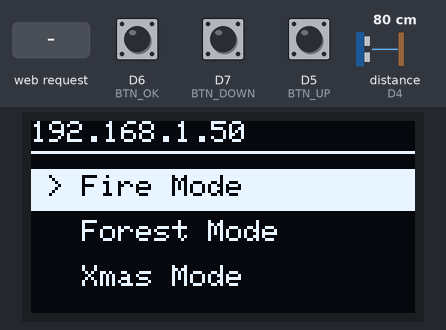
Recording of a sketch running on a simulated ESP8266 (NodeMCU). Parts: 128×64 one-colour display. Wiring (inferred from the names in the program): ultrasonic range finder: trigger D3; echo D4. The test bench sets the inputs (shaded band); at power-on: D6 (BTN_OK) HIGH, D7 (BTN_DOWN) HIGH, D5 (BTN_UP) HIGH, distance to the obstacle (sensor on D4) 80 cm. The echo pulse lasts 58.3 µs per cm; WiFi joins after 1.5 s; servers stay silent unless stated; what the sketch prints to the serial monitor is not drawn.

Above: at 2.7 s.
2.8 s: D6 (BTN_OK) pulled LOW for 1 s
At 3.2 s:
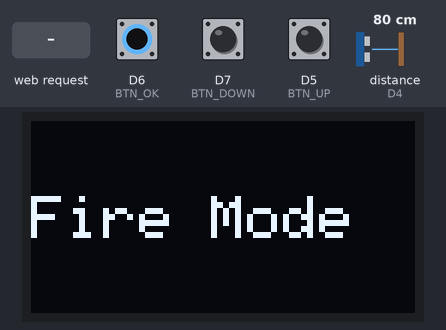
5.4 s: HTTP request GET /forest received
At 5.8 s:
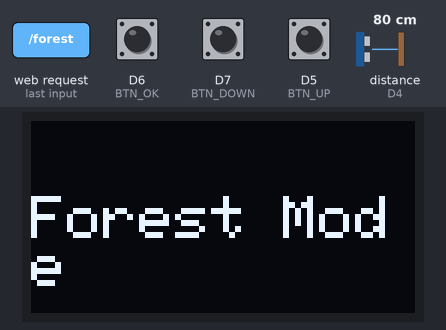
7.4 s: D7 (BTN_DOWN) pulled LOW for 1 s
At 8.6 s:
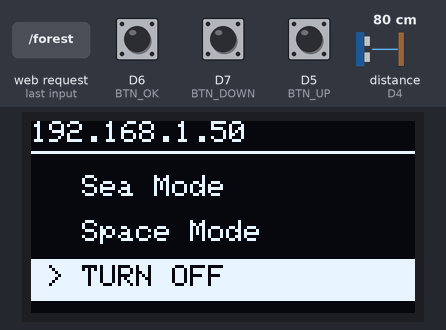
9.9 s: D6 (BTN_OK) pulled LOW for 0.15 s
At 10.3 s:
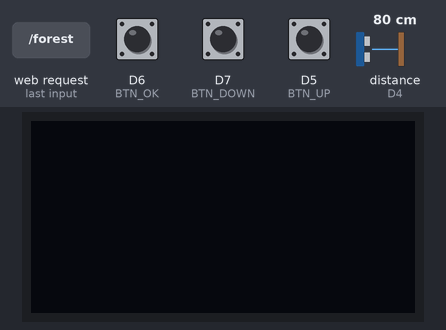
11.9 s: HTTP request GET /xmas received
13.9 s: HTTP request GET /sea received
Timing chart, 0 to 16.9 s (numbered marks = the images above; inputs shaded):
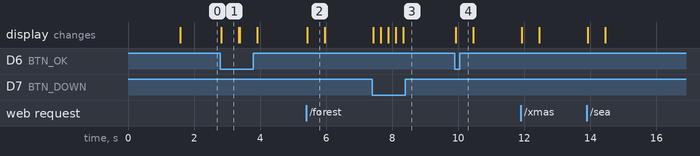

Measured:
- after the input at 2.8 s, the display: changes at once (image 1)
- after the input at 5.4 s, the display: changes at once (image 2)
- after the input at 7.4 s, the display: first changes at once (image 3 shows a later state)
- after the input at 9.9 s, the display: changes at once (image 4)
- what the display in image 1 shows lasts 0.6 s, from 2.8 s to 3.4 s

The sketch:

8266AiWebServerLast.ino
```cpp
#include <ESP8266WiFi.h>
#include <ESP8266WebServer.h>
#include <WiFiUdp.h>
#include <Wire.h>
#include <Adafruit_GFX.h>
#include <Adafruit_SSD1306.h>

const char* ssid = "WiFi_Name";
const char* password = "WiFi_Password";

//  ipconfig 🔴
const char* pcIP = "192.168.xx.xx";   //IP
unsigned int localPort = 4210;

WiFiUDP Udp;
ESP8266WebServer server(80);

#define SCREEN_WIDTH 128
#define SCREEN_HEIGHT 64
Adafruit_SSD1306 display(SCREEN_WIDTH, SCREEN_HEIGHT, &Wire, -1);

//
#define BTN_UP    D5
#define BTN_OK    D6
#define BTN_DOWN  D7

//Ultrasonic
#define TRIG_PIN  D3
#define ECHO_PIN  D4
long duration;
int distance;
bool personDetected = false;       //
unsigned long lastSonarTime = 0;   //

const char* menuItems[] = {
  "Fire Mode",
  "Forest Mode",
  "Xmas Mode",
  "Sea Mode",
  "Space Mode",
  "TURN OFF"
};
int menuIndex = 0;
int maxMenus = 6;
String currentMode = "OFF";

//
const char page[] PROGMEM = R"rawliteral(
<!DOCTYPE html>
<html>
<head>
  <meta name="viewport" content="width=device-width, initial-scale=1">
  <meta charset="UTF-8">
  <title>ESP8266 Lighting Control Pro</title>
  <style>
    * { margin: 0; padding: 0; box-sizing: border-box; }

    body {
      font-family: 'Segoe UI', Tahoma, Geneva, Verdana, sans-serif;
      background: linear-gradient(135deg, #1e3c72 0%, #2a5298 50%, #7e22ce 100%);
      min-height: 100vh;
      display: flex;
      justify-content: center;
      align-items: center;
      padding: 20px;
      overflow-x: hidden;
    }

    /* Animated background particles */
    .bg-animation {
      position: fixed;
      top: 0;
      left: 0;
      width: 100%;
      height: 100%;
      overflow: hidden;
      z-index: 0;
      pointer-events: none;
    }

    .particle {
      position: absolute;
      background: rgba(255, 255, 255, 0.3);
      border-radius: 50%;
      animation: float 15s infinite ease-in-out;
    }

    @keyframes float {
      0%, 100% { transform: translateY(0) translateX(0) scale(1); opacity: 0; }
      10% { opacity: 1; }
      90% { opacity: 1; }
      100% { transform: translateY(-100vh) translateX(50px) scale(0.5); opacity: 0; }
    }

    .container {
      position: relative;
      z-index: 1;
      background: rgba(255, 255, 255, 0.98);
      border-radius: 35px;
      padding: 45px 35px;
      box-shadow: 0 25px 70px rgba(0,0,0,0.4), 0 0 100px rgba(126, 34, 206, 0.3);
      max-width: 480px;
      width: 100%;
      animation: slideIn 0.6s cubic-bezier(0.68, -0.55, 0.265, 1.55);
      backdrop-filter: blur(10px);
    }

    @keyframes slideIn {
      from { opacity: 0; transform: translateY(50px) scale(0.9); }
      to { opacity: 1; transform: translateY(0) scale(1); }
    }

    .header {
      text-align: center;
      margin-bottom: 35px;
    }

    h1 {
      color: #1a202c;
      font-size: 32px;
      font-weight: 800;
      margin-bottom: 8px;
      background: linear-gradient(135deg, #667eea 0%, #764ba2 100%);
      -webkit-background-clip: text;
      -webkit-text-fill-color: transparent;
      background-clip: text;
    }

    .subtitle {
      color: #718096;
      font-size: 14px;
      font-weight: 500;
      letter-spacing: 0.5px;
    }

    .status-card {
      background: linear-gradient(135deg, #667eea 0%, #764ba2 100%);
      border-radius: 25px;
      padding: 25px;
      margin-bottom: 35px;
      text-align: center;
      color: white;
      box-shadow: 0 15px 35px rgba(102, 126, 234, 0.5);
      position: relative;
      overflow: hidden;
    }

    .status-card::before {
      content: '';
      position: absolute;
      top: -50%;
      left: -50%;
      width: 200%;
      height: 200%;
      background: linear-gradient(45deg, transparent, rgba(255,255,255,0.1), transparent);
      transform: rotate(45deg);
      animation: shine 3s infinite;
    }

    @keyframes shine {
      0% { transform: translateX(-100%) translateY(-100%) rotate(45deg); }
      100% { transform: translateX(100%) translateY(100%) rotate(45deg); }
    }

    .status-label {
      font-size: 13px;
      opacity: 0.95;
      text-transform: uppercase;
      letter-spacing: 2px;
      font-weight: 600;
      position: relative;
    }

    #currentMode {
      font-size: 28px;
      font-weight: 800;
      margin-top: 8px;
      animation: pulse 2.5s ease-in-out infinite;
      position: relative;
      text-shadow: 0 2px 10px rgba(0,0,0,0.2);
    }

    @keyframes pulse {
      0%, 100% { opacity: 1; transform: scale(1); }
      50% { opacity: 0.85; transform: scale(1.03); }
    }

    .button-grid {
      display: grid;
      gap: 18px;
    }

    button {
      position: relative;
      border: none;
      border-radius: 18px;
      padding: 22px;
      font-size: 19px;
      font-weight: 700;
      color: white;
      cursor: pointer;
      transition: all 0.4s cubic-bezier(0.175, 0.885, 0.32, 1.275);
      overflow: hidden;
      box-shadow: 0 6px 20px rgba(0,0,0,0.25);
      transform-style: preserve-3d;
    }

    button::before {
      content: '';
      position: absolute;
      top: 50%;
      left: 50%;
      width: 0;
      height: 0;
      border-radius: 50%;
      background: rgba(255,255,255,0.4);
      transform: translate(-50%, -50%);
      transition: width 0.7s, height 0.7s;
    }

    button:active::before {
      width: 400px;
      height: 400px;
    }

    button:hover {
      transform: translateY(-5px) scale(1.02);
      box-shadow: 0 12px 35px rgba(0,0,0,0.35);
    }

    button:active {
      transform: translateY(-2px) scale(0.98);
    }

    .fire {
      background: linear-gradient(135deg, #ff6b6b 0%, #ee5a6f 50%, #ff4757 100%);
    }

    .fire:hover {
      background: linear-gradient(135deg, #ff8787 0%, #ff6b7a 50%, #ff5e6e 100%);
      box-shadow: 0 12px 35px rgba(238, 90, 111, 0.6);
    }

    .forest {
      background: linear-gradient(135deg, #56ab2f 0%, #7cb342 50%, #a8e063 100%);
    }

    .forest:hover {
      background: linear-gradient(135deg, #6bc03d 0%, #8fc653 50%, #b5e876 100%);
      box-shadow: 0 12px 35px rgba(124, 179, 66, 0.6);
    }

    .xmas {
      background: linear-gradient(135deg, #d31027 0%, #ea384d 25%, #45b649 75%, #2ecc71 100%);
      animation: xmasGlow 2.5s ease-in-out infinite;
    }

    @keyframes xmasGlow {
      0%, 100% {
        box-shadow: 0 6px 20px rgba(211, 16, 39, 0.6);
        filter: brightness(1);
      }
      50% {
        box-shadow: 0 6px 30px rgba(69, 182, 73, 0.8);
        filter: brightness(1.1);
      }
    }

    .sea {
      background: linear-gradient(135deg, #2980b9 0%, #3498db 50%, #5dade2 100%);
      position: relative;
    }

    .sea::after {
      content: '';
      position: absolute;
      top: 0;
      left: -100%;
      width: 100%;
      height: 100%;
      background: linear-gradient(90deg, transparent, rgba(255,255,255,0.3), transparent);
      animation: wave 2s infinite;
    }

    @keyframes wave {
      0% { left: -100%; }
      100% { left: 200%; }
    }

    .sea:hover {
      background: linear-gradient(135deg, #3498db 0%, #5dade2 50%, #85c1e9 100%);
      box-shadow: 0 12px 35px rgba(52, 152, 219, 0.6);
    }

    .space {
      background: linear-gradient(135deg, #0f2027 0%, #203a43 50%, #2c5364 100%);
      border: 2px solid rgba(255,255,255,0.3);
      position: relative;
      overflow: hidden;
    }

    .space::before {
      content: '✦';
      position: absolute;
      color: white;
      font-size: 12px;
      animation: twinkle 1.5s infinite;
      opacity: 0;
    }

    @keyframes twinkle {
      0%, 100% { opacity: 0; }
      50% { opacity: 1; }
    }

    .space:hover {
      background: linear-gradient(135deg, #203a43 0%, #2c5364 50%, #395a6b 100%);
      box-shadow: 0 12px 35px rgba(44, 83, 100, 0.6);
    }

    .off {
      background: linear-gradient(135deg, #434343 0%, #2c2c2c 50%, #000000 100%);
    }

    .off:hover {
      background: linear-gradient(135deg, #555555 0%, #3e3e3e 50%, #1a1a1a 100%);
      box-shadow: 0 12px 35px rgba(67, 67, 67, 0.6);
    }

    .icon {
      font-size: 32px;
      margin-right: 12px;
      display: inline-block;
      animation: bounce 2.5s ease-in-out infinite;
      filter: drop-shadow(0 2px 5px rgba(0,0,0,0.3));
    }

    @keyframes bounce {
      0%, 100% { transform: translateY(0); }
      50% { transform: translateY(-8px); }
    }

    button:hover .icon {
      animation: spin 0.6s ease-in-out;
    }

    @keyframes spin {
      from { transform: rotate(0deg) scale(1); }
      50% { transform: rotate(180deg) scale(1.2); }
      to { transform: rotate(360deg) scale(1); }
    }

    .loader {
      display: none;
      width: 24px;
      height: 24px;
      border: 4px solid rgba(102, 126, 234, 0.3);
      border-top-color: #667eea;
      border-radius: 50%;
      animation: spin-loader 0.8s linear infinite;
      margin: 15px auto 0;
    }

    @keyframes spin-loader {
      to { transform: rotate(360deg); }
    }

    .success-msg {
      background: linear-gradient(135deg, #48bb78 0%, #38a169 100%);
      color: white;
      padding: 18px;
      border-radius: 15px;
      margin-top: 25px;
      text-align: center;
      display: none;
      animation: slideUp 0.4s ease-out;
      box-shadow: 0 10px 25px rgba(72, 187, 120, 0.4);
      font-weight: 600;
    }

    @keyframes slideUp {
      from { opacity: 0; transform: translateY(20px); }
      to { opacity: 1; transform: translateY(0); }
    }

    .footer {
      text-align: center;
      margin-top: 35px;
      color: #a0aec0;
      font-size: 13px;
      font-weight: 500;
    }

    .footer span {
      display: inline-block;
      animation: fadeIn 2s ease-in;
    }

    @keyframes fadeIn {
      from { opacity: 0; }
      to { opacity: 1; }
    }
  </style>
</head>
<body>
  <div class="bg-animation">
    <div class="particle" style="width:8px;height:8px;left:10%;animation-delay:0s;"></div>
    <div class="particle" style="width:12px;height:12px;left:25%;animation-delay:2s;"></div>
    <div class="particle" style="width:6px;height:6px;left:40%;animation-delay:4s;"></div>
    <div class="particle" style="width:10px;height:10px;left:55%;animation-delay:1s;"></div>
    <div class="particle" style="width:8px;height:8px;left:70%;animation-delay:3s;"></div>
    <div class="particle" style="width:14px;height:14px;left:85%;animation-delay:5s;"></div>
  </div>

  <div class="container">
    <div class="header">
      <h1>🎮 ESP Lighting Control</h1>
      <p class="subtitle">Professional Edition v2.0</p>
    </div>

    <div class="status-card">
      <div class="status-label">Current Mode</div>
      <div id="currentMode">Loading...</div>
    </div>

    <div class="button-grid">
      <button class="fire" onclick="sendCommand('fire', 'FIRE', '🔥 Fire Mode')">
        <span class="icon">🔥</span>Fire Mode
      </button>

      <button class="forest" onclick="sendCommand('forest', 'FOREST', '🌲 Forest Mode')">
        <span class="icon">🌲</span>Forest Mode
      </button>

      <button class="xmas" onclick="sendCommand('xmas', 'XMAS', '🎄 Xmas Mode')">
        <span class="icon">🎄</span>Xmas Mode
      </button>

      <button class="sea" onclick="sendCommand('sea', 'SEA', '🌊 Sea Mode')">
        <span class="icon">🌊</span>Sea Mode
      </button>

      <button class="space" onclick="sendCommand('space', 'SPACE', '🌌 Space Mode')">
        <span class="icon">🌌</span>Space Mode
      </button>

      <button class="off" onclick="sendCommand('off', 'OFF', '⚫ OFF')">
        <span class="icon">⚫</span>TURN OFF
      </button>
    </div>

    <div class="loader" id="loader"></div>
    <div class="success-msg" id="successMsg">✓ Command Sent Successfully!</div>

    <div class="footer">
      <span>⚡ Designed by Eng.Ahmed</span>
    </div>
  </div>

  <script>
    function updateStatus() {
      fetch('/status')
        .then(r => r.text())
        .then(mode => {
          document.getElementById('currentMode').textContent = mode;
        })
        .catch(() => {
          document.getElementById('currentMode').textContent = 'Connection Error';
        });
    }

    function sendCommand(endpoint, cmd, displayName) {
      const loader = document.getElementById('loader');
      const successMsg = document.getElementById('successMsg');

      loader.style.display = 'block';

      fetch('/' + endpoint)
        .then(response => {
          if(response.ok) {
            loader.style.display = 'none';
            document.getElementById('currentMode').textContent = displayName;

            successMsg.style.display = 'block';
            setTimeout(() => {
              successMsg.style.display = 'none';
            }, 2500);
          }
        })
        .catch(err => {
          loader.style.display = 'none';
          alert('Connection error! Check your WiFi.');
        });
    }

    updateStatus();
    setInterval(updateStatus, 5000);
  </script>
</body>
</html>
)rawliteral";

void sendCommand(String cmd, String modeName) {
  currentMode = modeName;
  Serial.println(cmd);
  Udp.beginPacket(pcIP, localPort);
  Udp.write(cmd.c_str());
  Udp.endPacket();

  display.clearDisplay();
  display.setCursor(0, 25);
  display.setTextSize(2);
  display.println(modeName);
  display.display();
  delay(500);
  drawMenu();
}

void handleRoot() { server.send(200, "text/html", page); }
void handleStatus() { server.send(200, "text/plain", currentMode); }
void handleFire() { sendCommand("FIRE", "Fire Mode"); server.send(200, "text/plain", "OK"); }
void handleForest() { sendCommand("FOREST", "Forest Mode"); server.send(200, "text/plain", "OK"); }
void handleXmas() { sendCommand("XMAS", "Xmas Mode"); server.send(200, "text/plain", "OK"); }
void handleSea() { sendCommand("SEA", "Sea Mode"); server.send(200, "text/plain", "OK"); }
void handleSpace() { sendCommand("SPACE", "Space Mode"); server.send(200, "text/plain", "OK"); }
void handleOff() { sendCommand("OFF", "TURN OFF"); server.send(200, "text/plain", "OK"); }

void setup() {
  pinMode(BTN_UP, INPUT_PULLUP);
  pinMode(BTN_OK, INPUT_PULLUP);
  pinMode(BTN_DOWN, INPUT_PULLUP);

  //
  pinMode(TRIG_PIN, OUTPUT);
  pinMode(ECHO_PIN, INPUT);

  Serial.begin(9600);
  Wire.begin(D2, D1);
  display.begin(SSD1306_SWITCHCAPVCC, 0x3C);

  display.clearDisplay();
  display.setTextSize(1);
  display.setTextColor(WHITE);
  display.setCursor(0,0);
  display.println("Connecting WiFi...");
  display.display();

  WiFi.begin(ssid, password);
  while (WiFi.status() != WL_CONNECTED) {
    delay(500);
  }

  server.on("/", handleRoot);
  server.on("/status", handleStatus);
  server.on("/fire", handleFire);
  server.on("/forest", handleForest);
  server.on("/xmas", handleXmas);
  server.on("/sea", handleSea);
  server.on("/space", handleSpace);
  server.on("/off", handleOff);
  server.begin();

  currentMode = "OFF";
  drawMenu();
}

void loop() {
  server.handleClient();

  //
  //
  if (millis() - lastSonarTime > 500) {
    lastSonarTime = millis();

    //
    digitalWrite(TRIG_PIN, LOW);
    delayMicroseconds(2);
    digitalWrite(TRIG_PIN, HIGH);
    delayMicroseconds(10);
    digitalWrite(TRIG_PIN, LOW);

    //
    duration = pulseIn(ECHO_PIN, HIGH);
    distance = duration * 0.034 / 2;

    //:
    if (distance > 0 && distance < 50) {
      if (!personDetected) {
        Serial.println("BOSS_DETECTED"); // Debug

        //
        Udp.beginPacket(pcIP, localPort);
        Udp.write("BOSS_DETECTED");
        Udp.endPacket();

        personDetected = true; //
      }
    }
    //
    else if (distance > 60 || distance == 0) {
      personDetected = false;
    }
  }

  //
  if(digitalRead(BTN_UP)==LOW) { menuIndex--; if(menuIndex<0) menuIndex=maxMenus-1; drawMenu(); delay(200); }
  if(digitalRead(BTN_DOWN)==LOW) { menuIndex++; if(menuIndex>=maxMenus) menuIndex=0; drawMenu(); delay(200); }
  if(digitalRead(BTN_OK)==LOW) {
    if(menuIndex==0) sendCommand("FIRE", "Fire Mode");
    else if(menuIndex==1) sendCommand("FOREST", "Forest Mode");
    else if(menuIndex==2) sendCommand("XMAS", "Xmas Mode");
    else if(menuIndex==3) sendCommand("SEA", "Sea Mode");
    else if(menuIndex==4) sendCommand("SPACE", "Space Mode");
    else if(menuIndex==5) sendCommand("OFF", "TURN OFF");
  }
}

void drawMenu() {
  display.clearDisplay();
  display.setTextSize(1);
  display.setTextColor(WHITE);
  display.setCursor(0, 0);
  display.println(WiFi.localIP());
  display.drawLine(0, 10, 128, 10, WHITE);

  int start = menuIndex - 1;
  if (start < 0) start = 0;
  if (start > maxMenus - 3) start = maxMenus - 3;
  if (start < 0) start = 0;

  for(int i=0; i<3; i++) {
    int idx = start + i;
    if(idx >= maxMenus) break;
    int y = 18 + (i * 15);
    if(idx == menuIndex) {
      display.fillRect(0, y-2, 128, 14, WHITE);
      display.setTextColor(BLACK);
      display.setCursor(5, y);
      display.print("> ");
      display.println(menuItems[idx]);
    } else {
      display.setTextColor(WHITE);
      display.setCursor(5, y);
      display.print("  ");
      display.println(menuItems[idx]);
    }
  }
  display.display();
}
```
